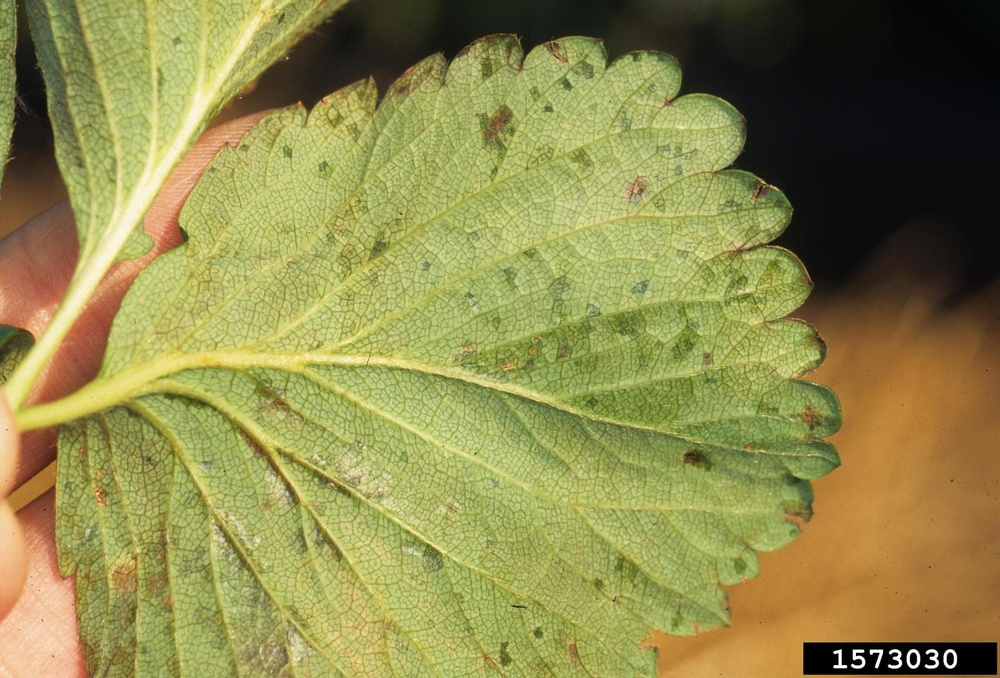
#> input picture model_training/stest/Angular Leaf Spot/1573030.jpg, 1000 x 678 px, shrunk from 1548 x 1049 before the run
$ python hsv.py
#> lines starting #> are read from the running program, lines starting #| are printed output that depends on the picture
import cv2
import numpy as np
import random
import matplotlib.pyplot as plt

def augment_hsv(image, h_gain=0.015, s_gain=0.7, v_gain=0.4):
    """
    Menerapkan augmentasi HSV pada gambar.

    Parameter:
      - image: Gambar input dalam format BGR.
      - h_gain: Rentang perubahan hue (±0.015).
      - s_gain: Rentang perubahan saturasi ([1-s_gain, 1+s_gain]).
      - v_gain: Rentang perubahan value ([1-v_gain, 1+v_gain]).

    Mengembalikan:
      - img_aug: Gambar yang telah diaugmentasi.
      - (delta_h, factor_s, factor_v): Tuple berisi nilai perubahan HSV.
    """
    # Konversi gambar dari BGR ke HSV
    hsv_img = cv2.cvtColor(image, cv2.COLOR_BGR2HSV)
    h, s, v = cv2.split(hsv_img)

    # Menentukan perubahan secara acak
    delta_h = random.uniform(-h_gain, h_gain) * 180  # OpenCV menggunakan rentang 0-179 untuk hue
    factor_s = random.uniform(1 - s_gain, 1 + s_gain)
    factor_v = random.uniform(1 - v_gain, 1 + v_gain)

    # Terapkan perubahan
    h = (h.astype(np.float32) + delta_h) % 180  # pastikan hue tetap dalam [0, 179]
    s = s.astype(np.float32) * factor_s
    v = v.astype(np.float32) * factor_v

    # Batasi nilai saturasi dan value agar tidak melebihi 255
    s = np.clip(s, 0, 255)
    v = np.clip(v, 0, 255)

    hsv_aug = cv2.merge([h.astype(np.uint8), s.astype(np.uint8), v.astype(np.uint8)])
    img_aug = cv2.cvtColor(hsv_aug, cv2.COLOR_HSV2BGR)

    return img_aug, (delta_h, factor_s, factor_v)

if __name__ == '__main__':
    # Input path gambar
    img_path = input("Masukkan path gambar (misal: gambar.jpg): ")
#> the answer given: 1573030.jpg
    image = cv2.imread(img_path)
#> image is the input picture: shape (678, 1000, 3); mean B, G, R 77.2, 138.6, 143.4
    if image is None:
        print("Gambar tidak ditemukan, periksa path yang diberikan.")
        exit(1)

    # Input jumlah gambar augmentasi yang diinginkan
    try:
        num_aug = int(input("Masukkan jumlah gambar augmentasi yang diinginkan: "))
#> the answer given: 3
    except ValueError:
        print("Masukkan angka yang valid.")
        exit(1)

    # Menentukan layout grid (misal: 3 gambar per baris)
    cols = 3
    rows = (num_aug + cols - 1) // cols  # menghitung jumlah baris yang diperlukan

    fig, axes = plt.subplots(rows, cols, figsize=(5 * cols, 5 * rows))
    # Jika hanya 1 baris atau 1 gambar, pastikan axes berupa list
    if num_aug == 1:
        axes = [axes]
    else:
        axes = axes.flatten()

    for i in range(num_aug):
        aug_img, (delta_h, factor_s, factor_v) = augment_hsv(image)
        # Konversi gambar dari BGR ke RGB untuk matplotlib
        aug_img_rgb = cv2.cvtColor(aug_img, cv2.COLOR_BGR2RGB)
        axes[i].imshow(aug_img_rgb)
        axes[i].axis('off')
        axes[i].set_title(f"Augmentasi {i+1}", fontsize=12)
        # Menampilkan nilai parameter HSV di bawah gambar
        hsv_text = f"Hue: {delta_h:.2f}\nSat: {factor_s:.2f}\nVal: {factor_v:.2f}"
        axes[i].set_xlabel(hsv_text, fontsize=10)
#> this loop made 3 passes
#> (delta_h, factor_s, factor_v) on passes 1 to 3: (1.86, 1.36, 0.936), (-1.3, 1.02, 0.924), (1.53, 0.725, 0.981)
#> pass 1, in augment_hsv, `h, s, v = cv2.split(hsv_img)`:
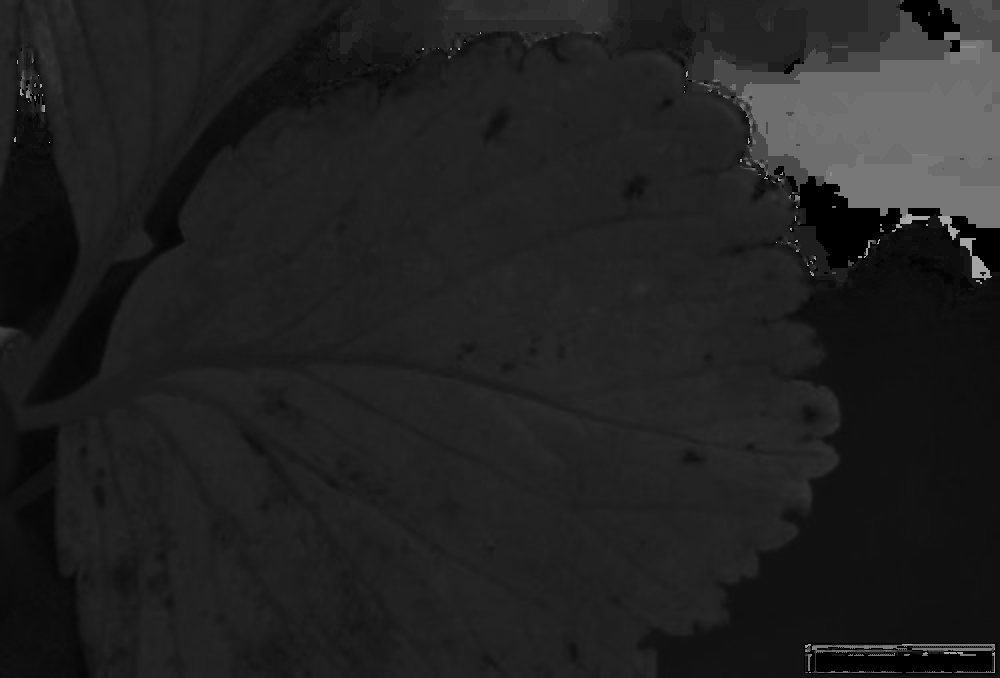
#> h: shape (678, 1000); min 0, max 177, mean 33.5
#> pass 1, in augment_hsv, `h, s, v = cv2.split(hsv_img)`:
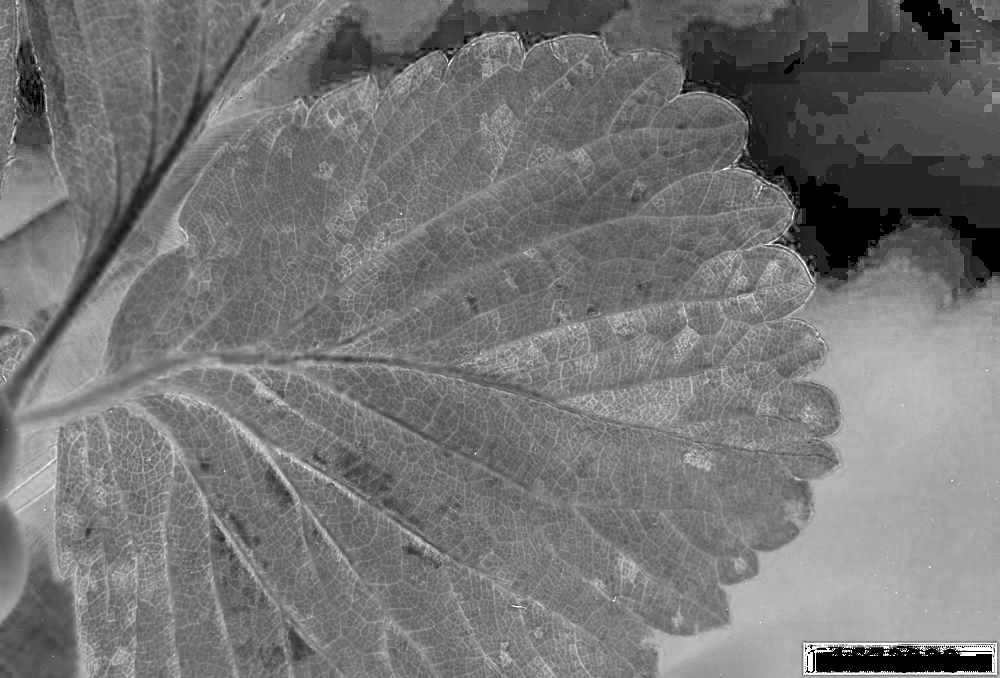
#> s: shape (678, 1000); min 0, max 255, mean 116.9
#> pass 1, in augment_hsv, `h, s, v = cv2.split(hsv_img)`:
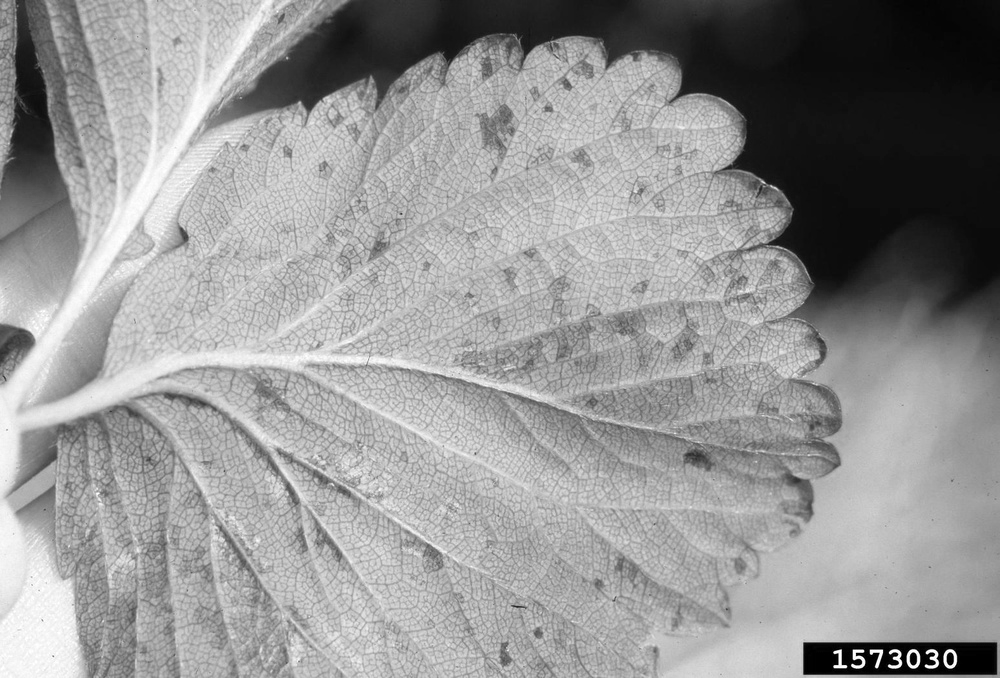
#> v: shape (678, 1000); min 0, max 255, mean 148.9
#> after the loop:
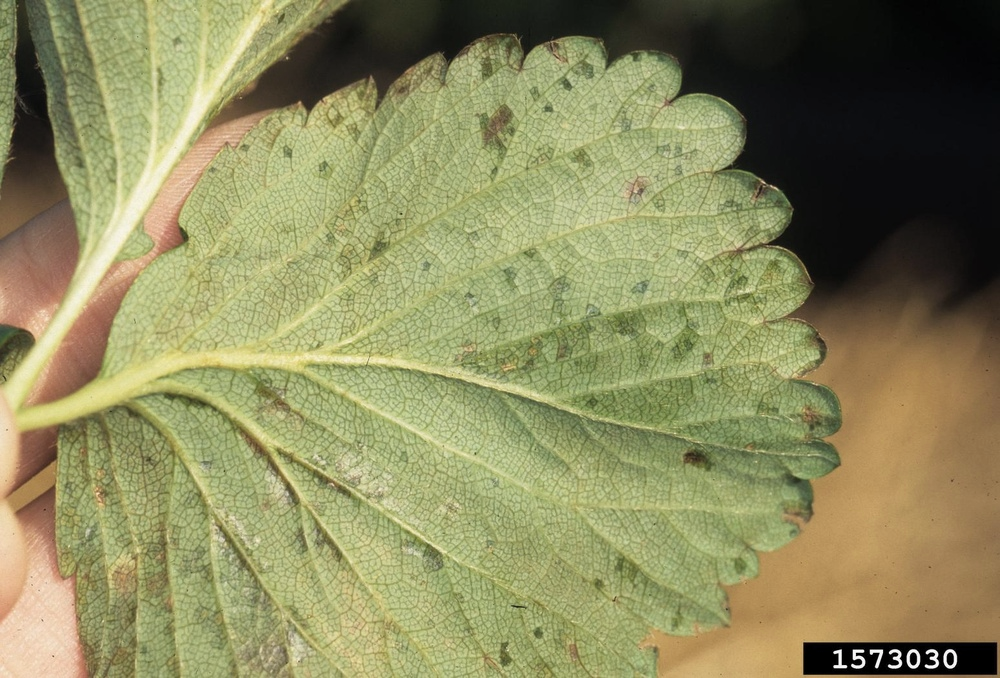
#> aug_img: shape (678, 1000, 3); mean B, G, R 94.6, 138.8, 140.4

    # Jika ada subplot yang tidak terpakai, sembunyikan
    for j in range(num_aug, len(axes)):
        axes[j].axis('off')

    plt.tight_layout()
    plt.show()
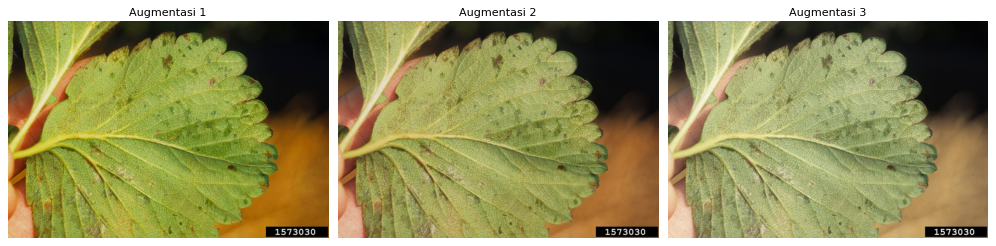
#> figure drawn by matplotlib, 3 panels

$ run again, on model_training/stest/Angular Leaf Spot/Angular-leaf-spot.jpg
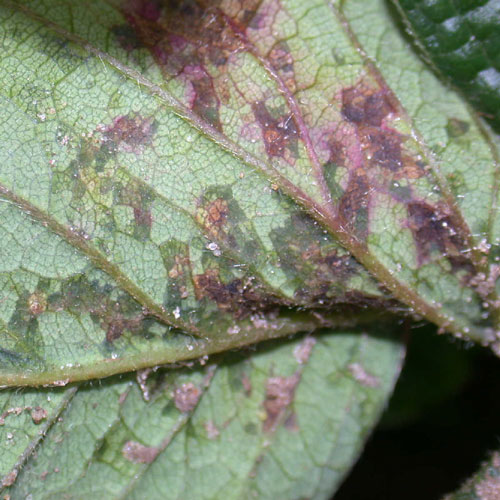
#> input picture model_training/stest/Angular Leaf Spot/Angular-leaf-spot.jpg, 500 x 500 px
#> image is the input picture: shape (500, 500, 3); mean B, G, R 113.5, 133.6, 126.9
#> the loop `for i in range(num_aug):` made 3 passes
#> (delta_h, factor_s, factor_v) on passes 1 to 3: (1.86, 1.36, 0.936), (-1.3, 1.02, 0.924), (1.53, 0.725, 0.981)
#> pass 1, in augment_hsv, `h, s, v = cv2.split(hsv_img)`:
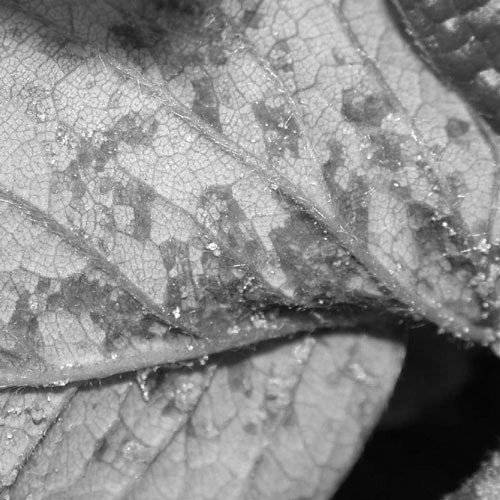
#> v: shape (500, 500); min 4, max 255, mean 139.3
#> `plt.show()`:
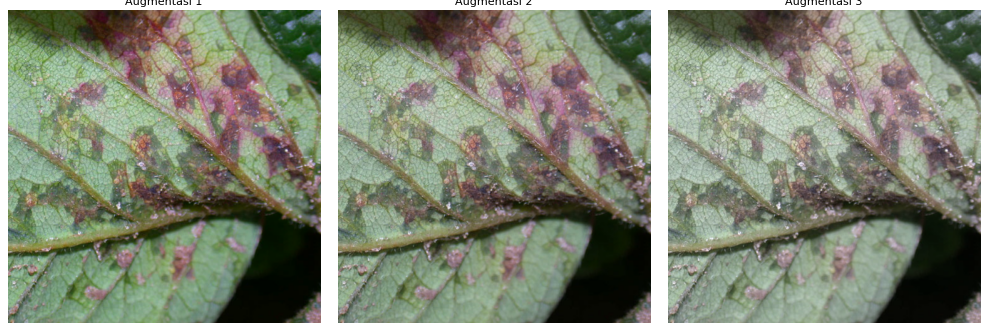
#> figure drawn by matplotlib, 3 panels
